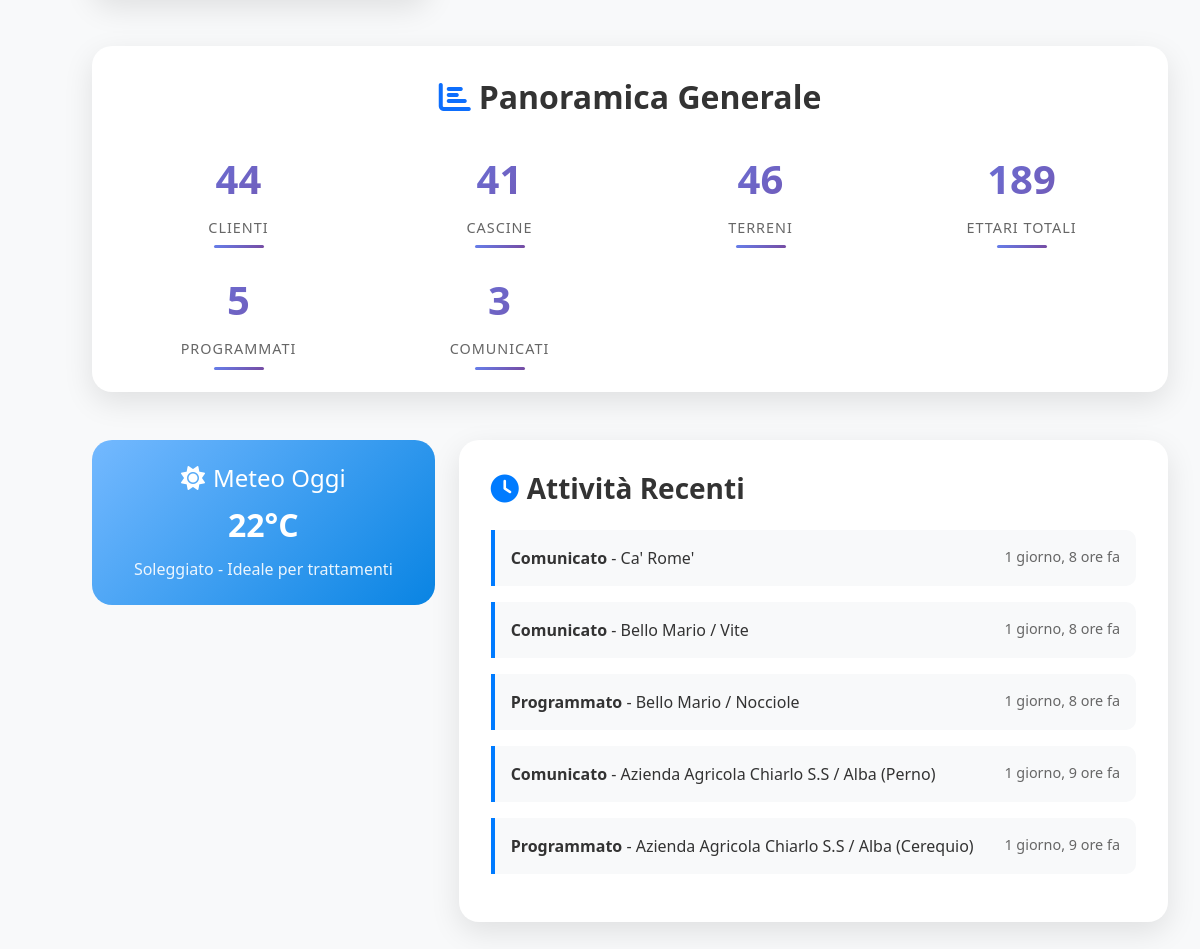
The app's page / (lower part), older data.
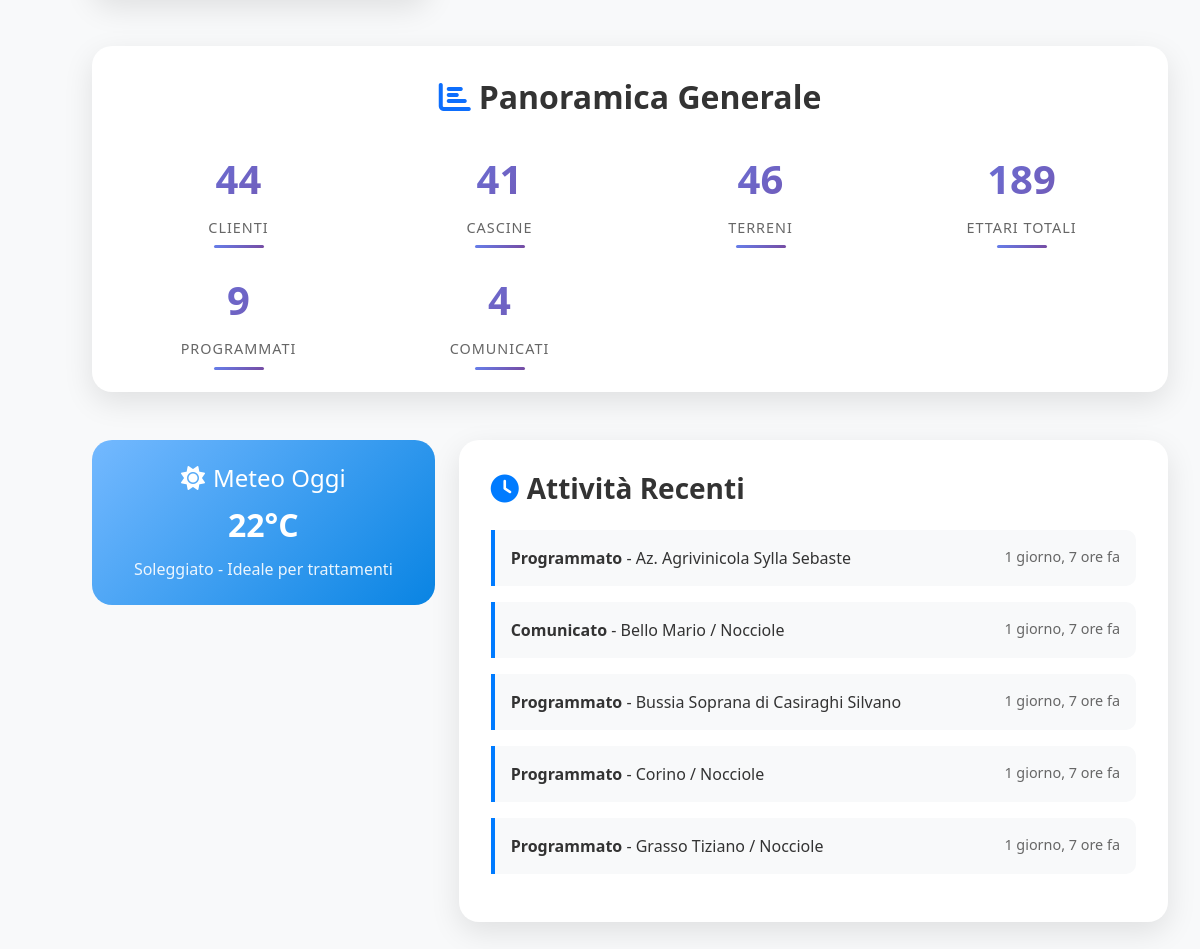
The same page, newer data.
### domenico/models.py (models this page shows, shortened)
class Trattamento(models.Model):
    STATI_CHOICES = [
        ('programmato', 'Programmato'),
        ('comunicato', 'Comunicato'),
        ('completato', 'Completato'),
        ('annullato', 'Annullato'),
    ]
    cliente = models.ForeignKey(Cliente, on_delete=models.CASCADE, related_name='trattamenti')
    cascina = models.ForeignKey(Cascina, on_delete=models.CASCADE, null=True, blank=True, related_name='trattamenti')
    terreni = models.ManyToManyField(Terreno, blank=True, related_name='trattamenti')
    LIVELLI_APPLICAZIONE = [
        ('cliente', 'Intera Azienda'),
        ('cascina', 'Cascina'),
        ('terreno', 'Terreni Selezionati'),
    ]
    livello_applicazione = models.CharField(
        max_length=20,
        choices=LIVELLI_APPLICAZIONE,
        default='cliente',
        help_text="Specifica il livello di applicazione del trattamento"
    )
    data_inserimento = models.DateTimeField(auto_now_add=True)
    data_comunicazione = models.DateTimeField(null=True, blank=True)
    data_esecuzione_prevista = models.DateField(null=True, blank=True)
    data_esecuzione_effettiva = models.DateField(null=True, blank=True)
    stato = models.CharField(
        max_length=20,
        choices=STATI_CHOICES,
        default='programmato',
        help_text="Stato attuale del trattamento"
    )
    note = models.TextField(blank=True, help_text="Note aggiuntive per il trattamento")
    class Meta:
        ordering = ['-data_inserimento']
        verbose_name = 'Trattamento'
        verbose_name_plural = 'Trattamenti'

class Cliente(models.Model):
    nome = models.CharField(max_length=200)
    creato_il = models.DateTimeField(auto_now_add=True)

class Cascina(models.Model):
    nome = models.CharField(max_length=200)
    cliente = models.ForeignKey(Cliente, on_delete=models.CASCADE, related_name='cascine')
    contoterzista = models.ForeignKey(
        Contoterzista,
        on_delete=models.SET_NULL,
        null=True,
        blank=True,
        related_name='cascine',
        help_text="Contoterzista responsabile per questa cascina (opzionale)"
    )

### domenico/views.py (the view)
# urls.py: path('', views.home, name='home'),
def home(request):
    from django.db.models import Sum, Count, Q
    stats = {
        'clienti_totali': Cliente.objects.count(),
        'cascine_totali': Cascina.objects.count(),
        'terreni_totali': Terreno.objects.count(),
        'superficie_totale': Terreno.objects.aggregate(
            totale=Sum('superficie')
        )['totale'] or 0,
        'trattamenti_programmati': Trattamento.objects.filter(stato='programmato').count(),
        'trattamenti_comunicati': Trattamento.objects.filter(stato='comunicato').count(),
    }
    trattamenti_recenti = Trattamento.objects.select_related(
        'cliente', 'cascina'
    ).prefetch_related('terreni')[:5]
    context = {
        'stats': stats,
        'trattamenti_recenti': trattamenti_recenti,
    }
    return render(request, 'home.html', context)

### domenico/templates/home.html (shortened to what this page needs)
{% extends 'base.html' %}
{% block content %}
<div class="stats-overview">
    <h2 class="stats-title">
        <i class="fas fa-chart-bar text-primary me-2"></i>Panoramica Generale
    </h2>
    <div class="stats-grid">
        <div class="stat-item">
            <div class="stat-number">{{ stats.clienti_totali }}</div>
            <div class="stat-label">Clienti</div>
        </div>
        <div class="stat-item">
            <div class="stat-number">{{ stats.cascine_totali }}</div>
            <div class="stat-label">Cascine</div>
        </div>
        <div class="stat-item">
            <div class="stat-number">{{ stats.terreni_totali }}</div>
            <div class="stat-label">Terreni</div>
        </div>
        <div class="stat-item">
            <div class="stat-number">{{ stats.superficie_totale|floatformat:1 }}</div>
            <div class="stat-label">Ettari Totali</div>
        </div>
        <div class="stat-item">
            <div class="stat-number">{{ stats.trattamenti_programmati }}</div>
            <div class="stat-label">Programmati</div>
        </div>
        <div class="stat-item">
            <div class="stat-number">{{ stats.trattamenti_comunicati }}</div>
            <div class="stat-label">Comunicati</div>
        </div>
    </div>
</div>
<div class="row">
    <div class="col-md-4">
        <div class="weather-widget">
            <h4><i class="fas fa-sun me-2"></i>Meteo Oggi</h4>
            <div class="weather-temp">22°C</div>
            <div class="weather-desc">Soleggiato - Ideale per trattamenti</div>
        </div>
    </div>
    <div class="col-md-8">
        <div class="recent-activity">
            <h3 class="activity-title">
                <i class="fas fa-clock"></i>
                Attività Recenti
            </h3>
            {% if trattamenti_recenti %}
            <ul class="activity-list">
                {% for trattamento in trattamenti_recenti %}
                <li class="activity-item">
                    <div class="activity-content">
                        <div class="activity-text">
                            <strong>{{ trattamento.get_stato_display }}</strong> -
                            {{ trattamento.cliente.nome }}
                            {% if trattamento.cascina %}
                                ({{ trattamento.cascina.nome }})
                            {% endif %}
                        </div>
                        <div class="activity-time">
                            {{ trattamento.data_inserimento|timesince }} fa
                        </div>
                    </div>
                </li>
                {% endfor %}
            </ul>
            {% else %}
            <div class="empty-activity">
                <i class="fas fa-leaf text-muted mb-3" style="font-size: 3rem;"></i>
                <p>Nessuna attività recente. Inizia creando il tuo primo trattamento!</p>
            </div>
            {% endif %}
        </div>
    </div>
</div>
{% endblock %}

Row changes from the older to the newer data that the page shows:
no longer on this page (row unchanged): Trattamento: stato "Comunicato", cliente.nome "Ca' Rome'", data_inserimento "1 giorno, 8 ore"
no longer on this page (row unchanged): Trattamento: stato "Comunicato", cliente.nome "Bello Mario / Vite", data_inserimento "1 giorno, 8 ore"
no longer on this page (row unchanged): Trattamento: stato "Programmato", cliente.nome "Bello Mario / Nocciole", data_inserimento "1 giorno, 8 ore"
no longer on this page (row unchanged): Trattamento: stato "Comunicato", cliente.nome "Azienda Agricola Chiarlo S.S / Alba", cascina.nome "Perno", data_inserimento "1 giorno, 9 ore"
no longer on this page (row unchanged): Trattamento: stato "Programmato", cliente.nome "Azienda Agricola Chiarlo S.S / Alba", cascina.nome "Cerequio", data_inserimento "1 giorno, 9 ore"
added Trattamento: stato "Programmato", cliente.nome "Az. Agrivinicola Sylla Sebaste", data_inserimento "1 giorno, 7 ore"
added Trattamento: stato "Comunicato", cliente.nome "Bello Mario / Nocciole", data_inserimento "1 giorno, 7 ore"
added Trattamento: stato "Programmato", cliente.nome "Bussia Soprana di Casiraghi Silvano", data_inserimento "1 giorno, 7 ore"
added Trattamento: stato "Programmato", cliente.nome "Corino / Nocciole", data_inserimento "1 giorno, 7 ore"
added Trattamento: stato "Programmato", cliente.nome "Grasso Tiziano / Nocciole", data_inserimento "1 giorno, 7 ore"
Text that changed along with them:
{{ stats.trattamenti_programmati }}: "5" → "9"
{{ stats.trattamenti_comunicati }}: "3" → "4"
